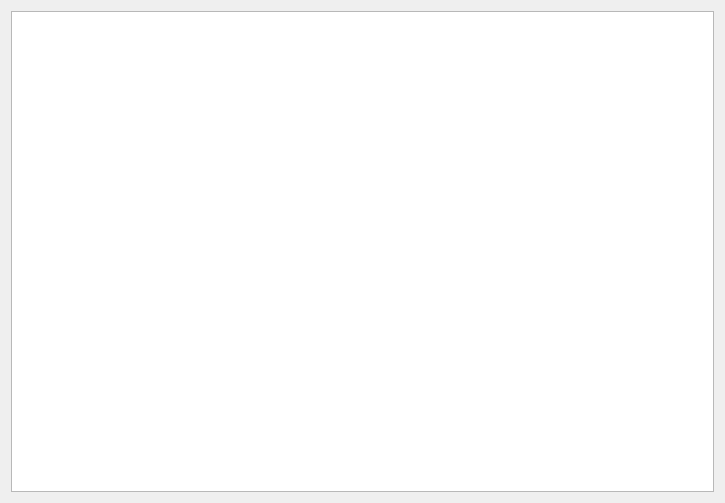
<?xml version="1.0" encoding="UTF-8"?>
<ui version="4.0">
 <class>Form</class>
 <widget class="QWidget" name="Form">
  <property name="geometry">
   <rect>
    <x>0</x>
    <y>0</y>
    <width>725</width>
    <height>503</height>
   </rect>
  </property>
  <property name="windowTitle">
   <string>Peak Table</string>
  </property>
  <layout class="QVBoxLayout" name="verticalLayout">
   <item>
    <widget class="QTableWidget" name="peak_table">
     <property name="editTriggers">
      <set>QAbstractItemView::NoEditTriggers</set>
     </property>
     <attribute name="verticalHeaderVisible">
      <bool>false</bool>
     </attribute>
    </widget>
   </item>
  </layout>
 </widget>
 <resources/>
 <connections/>
</ui>
